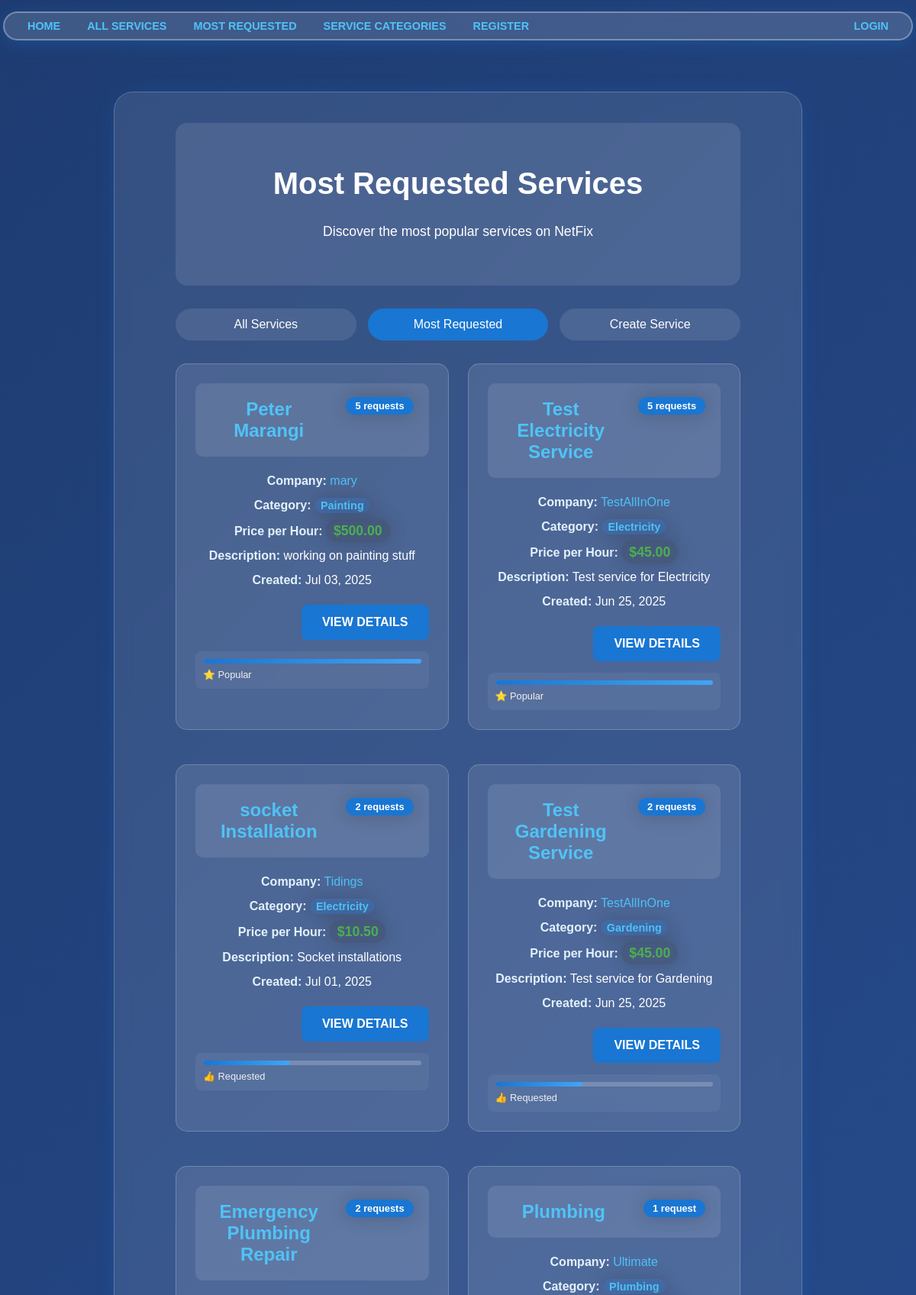
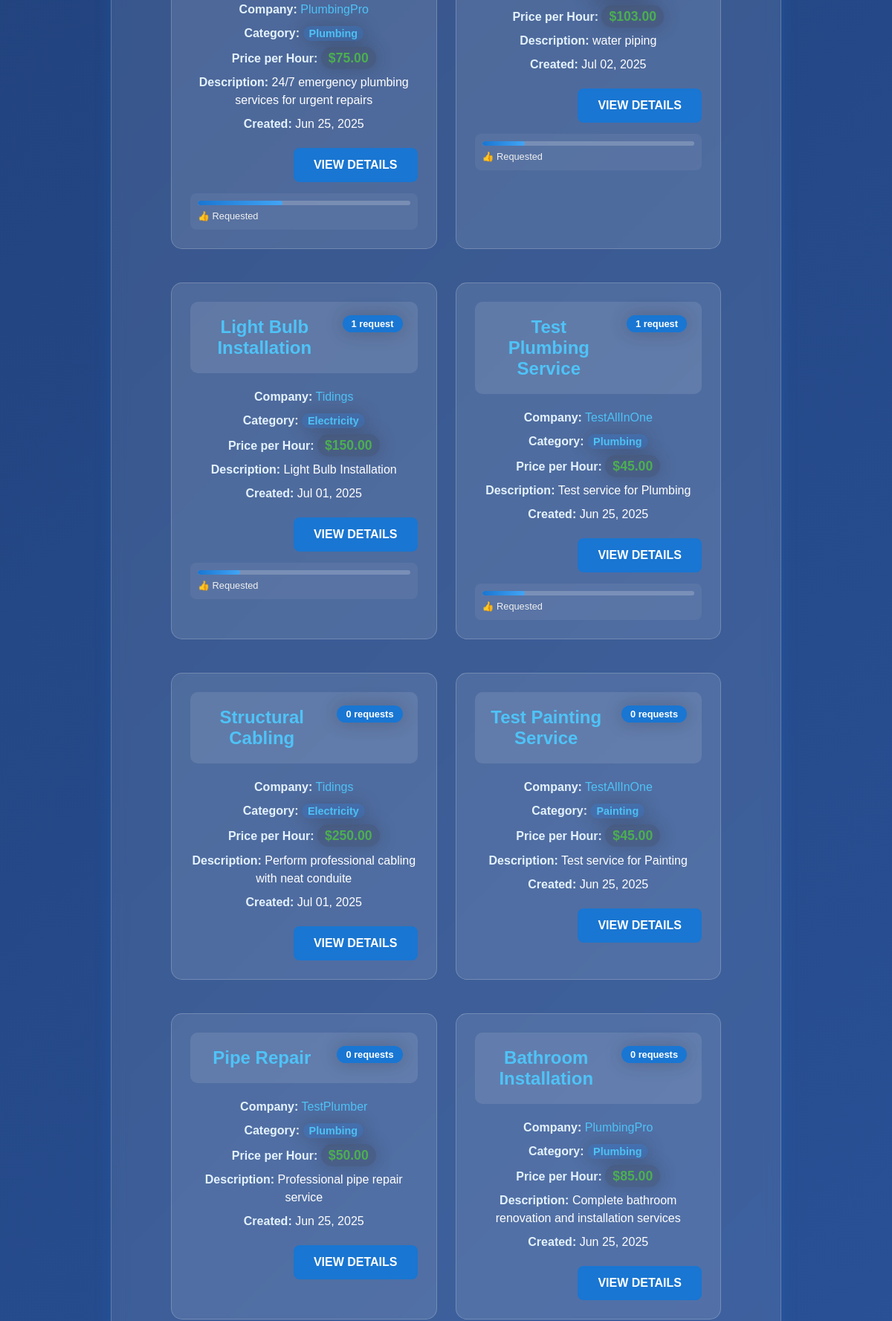
The page /services/most-requested/ (upper part) on the database its author committed (2 pictures, top to bottom).
### services/models.py (models this page shows, shortened)
class Service(models.Model):
    FIELD_CHOICES = [
        ("Air Conditioner", "Air Conditioner"),
        ("Carpentry", "Carpentry"),
        ("Electricity", "Electricity"),
        ("Gardening", "Gardening"),
        ("Home Machines", "Home Machines"),
        ("Housekeeping", "Housekeeping"),
        ("Interior Design", "Interior Design"),
        ("Locks", "Locks"),
        ("Painting", "Painting"),
        ("Plumbing", "Plumbing"),
        ("Water Heaters", "Water Heaters"),
    ]
    company = models.ForeignKey(Company, on_delete=models.CASCADE)  # Company association
    name = models.CharField(max_length=40)  # Service name
    description = models.TextField()  # Service description
    price_hour = models.DecimalField(decimal_places=2, max_digits=8, validators=[MinValueValidator(0.00)])  # Price field
    field = models.CharField(max_length=30, choices=FIELD_CHOICES)  # Service field/category
    date_created = models.DateTimeField(auto_now_add=True)  # Date created for display

### users/models.py (models this page shows)
class Company(models.Model):
    FIELD_CHOICES = [
        ("Air Conditioner", "Air Conditioner"),
        ("All in One", "All in One"),  # Special company type - can create any service type
        ("Carpentry", "Carpentry"),
        ("Electricity", "Electricity"),
        ("Gardening", "Gardening"),
        ("Home Machines", "Home Machines"),
        ("Housekeeping", "Housekeeping"),
        ("Interior Design", "Interior Design"),
        ("Locks", "Locks"),
        ("Painting", "Painting"),
        ("Plumbing", "Plumbing"),
        ("Water Heaters", "Water Heaters"),
    ]
    user = models.OneToOneField(User, on_delete=models.CASCADE, primary_key=True)
    field_of_work = models.CharField(max_length=70, choices=FIELD_CHOICES)  # Required field of work
    rating = models.IntegerField(validators=[MinValueValidator(0), MaxValueValidator(5)], default=0)  # Company rating system

class User(AbstractUser):
    email = models.EmailField(unique=True)  # Email uniqueness validation
    is_company = models.BooleanField(default=False)  # Company user type
    is_customer = models.BooleanField(default=False)  # Customer user type

### services/views.py (the view)
# urls.py: path('most-requested/', v.most_requested_services, name='most_requested_services'),
def most_requested_services(request):
    services = Service.objects.annotate(
        request_count=Count('servicerequest')
    ).order_by('-request_count', '-date_created')  # Most requested ordering
    return render(request, "services/most_requested.html", {
        "services": services,  # Updated list with request counts
        "page_title": "Most Requested Services"
    })

### services/templates/services/most_requested.html (shortened to what this page needs)
{% extends 'main/base.html' %}
{% block content %}
    <div class="services-container">
        <div class="services-header">
            <h1>Most Requested Services</h1>
            <p class="services-subtitle">Discover the most popular services on NetFix</p>
        </div>
        <div class="services-navigation">
            <div class="nav-links">
                <a href="/services/" class="nav-link">All Services</a>
                <a href="/services/most-requested/" class="nav-link active">Most Requested</a>
                <a href="/services/create/" class="nav-link">Create Service</a>
            </div>
        </div>
        {% if services %}
            <div class="services-grid">
                {% for service in services %}
                    <div class="service-card">
                        <div class="service-header">
                            <h3><a href="/services/{{ service.id }}">{{ service.name }}</a></h3>
                            <div class="request-count">
                                <span class="count-badge">{{ service.request_count }} request{{ service.request_count|pluralize }}</span>
                            </div>
                        </div>
                        <div class="service-info">
                            <p><strong>Company:</strong> <a href="/company/{{ service.company.user.username }}">{{ service.company.user.username }}</a></p>
                            <p><strong>Category:</strong> <span class="category-tag">{{ service.field }}</span></p>
                            <p><strong>Price per Hour:</strong> <span class="price">${{ service.price_hour }}</span></p>
                            <p><strong>Description:</strong> {{ service.description|truncatewords:15 }}</p>
                            <p><strong>Created:</strong> {{ service.date_created|date:"M d, Y" }}</p>
                        </div>
                        <div class="service-actions">
                            <a href="/services/{{ service.id }}" class="btn btn-primary">View Details</a>
                        </div>
                        {% if service.request_count > 0 %}
                            <div class="popularity-indicator">
                                <div class="popularity-bar">
                                    <div class="popularity-fill" style="width: {% widthratio service.request_count services.0.request_count 100 %}%"></div>
                                </div>
                                <small class="popularity-text">
                                    {% if service.request_count >= 10 %}
                                        🔥 Highly Popular
                                    {% elif service.request_count >= 5 %}
                                        ⭐ Popular
                                    {% elif service.request_count >= 1 %}
                                        👍 Requested
                                    {% endif %}
                                </small>
                            </div>
                        {% endif %}
                    </div>
                {% endfor %}
            </div>
        {% endif %}
    </div>
{% endblock %}

### static/css/style.css (style rules this page uses)
body { background: linear-gradient(135deg, #1e3c72 0%, #2a5298 100%); font-family: 'Lexend Exa', sans-serif; padding: 0; margin: 0; min-height: 100vh; padding-top: 120px !important; }
a { color: #4fc3f7; text-decoration: none; }
.content p { text-align: center; margin: 30px 0px; white-space: pre-line; color: #fff; }
.btn { display: inline-block; padding: 12px 25px; border-radius: 8px; text-decoration: none; font-weight: bold; text-transform: uppercase; transition: all 0.3s ease; border: 2px solid transparent; cursor: pointer; }
.btn-primary { background: #1976d2; color: white; border-color: #1976d2; }
span { background-color: #3834343d; border-radius: 30px; box-shadow: 0px 0px 23px 1px #2423213d; padding: 5px 10px; margin: 5px 0px; }
.service-card { background: rgba(255,255,255,0.1); border-radius: 10px; padding: 20px; margin-bottom: 20px; border: 1px solid rgba(255,255,255,0.2); transition: transform 0.3s ease, box-shadow 0.3s ease; }
.service-card h3, .service-card h4 { color: #4fc3f7; margin-bottom: 15px; font-size: 1.5rem; }
.service-card h3 a, .service-card h4 a { color: #4fc3f7; text-decoration: none; }
.service-card p { color: #fff; margin: 8px 0; line-height: 1.5; }
.service-card p strong { color: #e3f2fd; }
.service-actions { margin-top: 15px; text-align: right; }
.profile-header, .service-header { text-align: center; margin-bottom: 30px; padding: 20px; background: rgba(255,255,255,0.1); border-radius: 10px; }
.services-container { max-width: 1200px; margin: 0 auto; padding: 20px; }
.services-header { text-align: center; margin-bottom: 30px; padding: 30px 20px; background: rgba(255,255,255,0.1); border-radius: 15px; }
.services-header h1 { color: #fff; font-size: 2.5rem; margin-bottom: 10px; }
.services-subtitle { color: #f0f0f0; font-size: 1.1rem; margin: 0; }
.services-navigation { margin-bottom: 30px; text-align: center; }
.nav-links { display: flex; justify-content: center; gap: 20px; flex-wrap: wrap; }
.nav-link { padding: 10px 20px; background: rgba(255,255,255,0.1); color: #fff; text-decoration: none; border-radius: 25px; border: 2px solid transparent; transition: all 0.3s ease; }
.nav-link.active { background: #1976d2; border-color: #1976d2; color: white; }
.services-grid { display: grid; grid-template-columns: repeat(auto-fill, minmax(350px, 1fr)); gap: 25px; margin-bottom: 40px; }
.service-header { display: flex; justify-content: space-between; align-items: flex-start; margin-bottom: 15px; }
.service-header h3 { margin: 0; flex: 1; }
.count-badge, .new-badge, .category-badge { background: #1976d2; color: white; padding: 4px 12px; border-radius: 15px; font-size: 0.8rem; font-weight: bold; margin-left: 10px; }
.service-info { margin-bottom: 20px; }
.category-tag { background: rgba(25, 118, 210, 0.2); color: #4fc3f7; padding: 2px 8px; border-radius: 12px; font-size: 0.9rem; font-weight: bold; }
.price { color: #4CAF50; font-weight: bold; font-size: 1.1rem; }
.popularity-indicator { margin-top: 15px; padding: 10px; background: rgba(255,255,255,0.05); border-radius: 8px; }
.popularity-bar { width: 100%; height: 6px; background: rgba(255,255,255,0.2); border-radius: 3px; overflow: hidden; margin-bottom: 5px; }
.popularity-fill { height: 100%; background: linear-gradient(90deg, #1976d2, #42a5f5); border-radius: 3px; transition: width 0.3s ease; }
.popularity-text { color: #f0f0f0; font-size: 0.8rem; }
.nav-links { display: grid; grid-template-columns: repeat(auto-fit, minmax(200px, 1fr)); gap: 15px; }
.services-header { text-align: center; margin-bottom: 30px; }
.service-card { background: rgba(255,255,255,0.1); border-radius: 15px; padding: 25px; border: 1px solid rgba(255,255,255,0.2); transition: all 0.3s ease; }
.service-header { display: flex; justify-content: space-between; align-items: flex-start; margin-bottom: 20px; flex-wrap: wrap; gap: 15px; }
.service-actions { display: flex; gap: 15px; justify-content: flex-end; flex-wrap: wrap; }

### rows shown on the page
Service: name "Peter Marangi", request_count "5", company.user.username "mary", field "Painting", price_hour "500.00", description "working on painting stuff", date_created "Jul 03, 2025", shows "⭐ Popular"
Service: name "Test Electricity Service", request_count "5", company.user.username "TestAllInOne", field "Electricity", price_hour "45.00", description "Test service for Electricity", date_created "Jun 25, 2025", shows "⭐ Popular"
Service: name "socket Installation", request_count "2", company.user.username "Tidings", field "Electricity", price_hour "10.50", description "Socket installations", date_created "Jul 01, 2025", shows "👍 Requested"
Service: name "Test Gardening Service", request_count "2", company.user.username "TestAllInOne", field "Gardening", price_hour "45.00", description "Test service for Gardening", date_created "Jun 25, 2025", shows "👍 Requested"
Service: name "Emergency Plumbing Repair", request_count "2", company.user.username "PlumbingPro", field "Plumbing", price_hour "75.00", description "24/7 emergency plumbing services for urgent repairs", date_created "Jun 25, 2025", shows "👍 Requested"
Service: name "Plumbing", request_count "1", company.user.username "Ultimate", field "Plumbing", price_hour "103.00", description "water piping", date_created "Jul 02, 2025", shows "👍 Requested"
Service: name "Light Bulb Installation", request_count "1", company.user.username "Tidings", field "Electricity", price_hour "150.00", description "Light Bulb Installation", date_created "Jul 01, 2025", shows "👍 Requested"
Service: name "Test Plumbing Service", request_count "1", company.user.username "TestAllInOne", field "Plumbing", price_hour "45.00", description "Test service for Plumbing", date_created "Jun 25, 2025", shows "👍 Requested"
Service: name "Structural Cabling", request_count "0", company.user.username "Tidings", field "Electricity", price_hour "250.00", description "Perform professional cabling with neat conduite", date_created "Jul 01, 2025"
Service: name "Test Painting Service", request_count "0", company.user.username "TestAllInOne", field "Painting", price_hour "45.00", description "Test service for Painting", date_created "Jun 25, 2025"
Service: name "Pipe Repair", request_count "0", company.user.username "TestPlumber", field "Plumbing", price_hour "50.00", description "Professional pipe repair service", date_created "Jun 25, 2025"
Service: name "Bathroom Installation", request_count "0", company.user.username "PlumbingPro", field "Plumbing", price_hour "85.00", description "Complete bathroom renovation and installation services", date_created "Jun 25, 2025"
